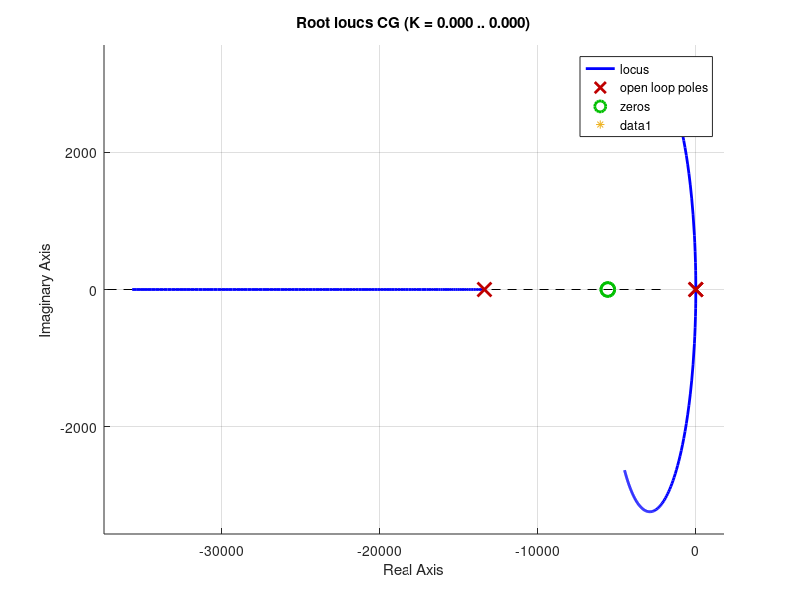

MATLAB code to generate this figure:
%Part 2
clear all
Vref = 18;
Vin = 24;
RLoad = 100;
%D = 0.6;
L = 1.7e-3;
C = 0.75e-6;
RL = 0.08;
RC = 0.03;
fs = 50*10^3;

%open_system('BuckConverter')


buckN = [Vin/(L*C)];
buckD = [1 ((1/(RLoad*C))+(RL/L)) ((1/L*C)+(RL/RLoad*L*C))];
G = tf(buckN, buckD);
H = 1;
%%
clc
ps = pole(G);
ps = ps';


%Specs
t_rise = 0.719e-3;
t_sett = 1.32e-3;
t_peak = 1e-3;

zetaOmegaN = 4/t_sett;
omega_d = pi()/t_peak;

theta = atand(omega_d/zetaOmegaN);
zeta = cosd(theta);
PO = exp( (-(zeta*pi()))/(sqrt(1 - zeta^2))) * 100;

disp("t_rise: " + t_rise);
disp("t_sett: " + t_sett);
disp("t_peak: " + t_peak);
disp("zetaOmegaN: " + zetaOmegaN);
disp("omega_d: " + omega_d);
disp("theta: " + theta);
disp("PO: " + PO);
%%
close all
s = tf("s");
newPole = (s+5574.01)^2/s;
%another = (s+0.1)/s;
CG = G*newPole;%*another;
figure(2); 
hold on
rlocus(CG);
plot(-zetaOmegaN, omega_d, "*");
hold off

P = 11148;
I = 3.10696e7;
D = 1;


%%
function aSum = getAngleSum(poles, zeros, pointR, pointI)
    aSum = 0;
    for z=zeros
        disX = abs(z - pointR)
        aSum = aSum + 180 - atand(pointI/disX);
    end
    for p=poles
        disp(p);
        disX = abs(p - pointR);
        newAngle = 180 - atand(pointI/disX);
        aSum = aSum - newAngle;
    end
end

function sigma = getSigmaLocation(angle, pointR, pointI)
    if(angle > 90)
        angle = 180 - angle;
    end
    sigma = ((pointI)/(tand(angle))) + pointR;
end
